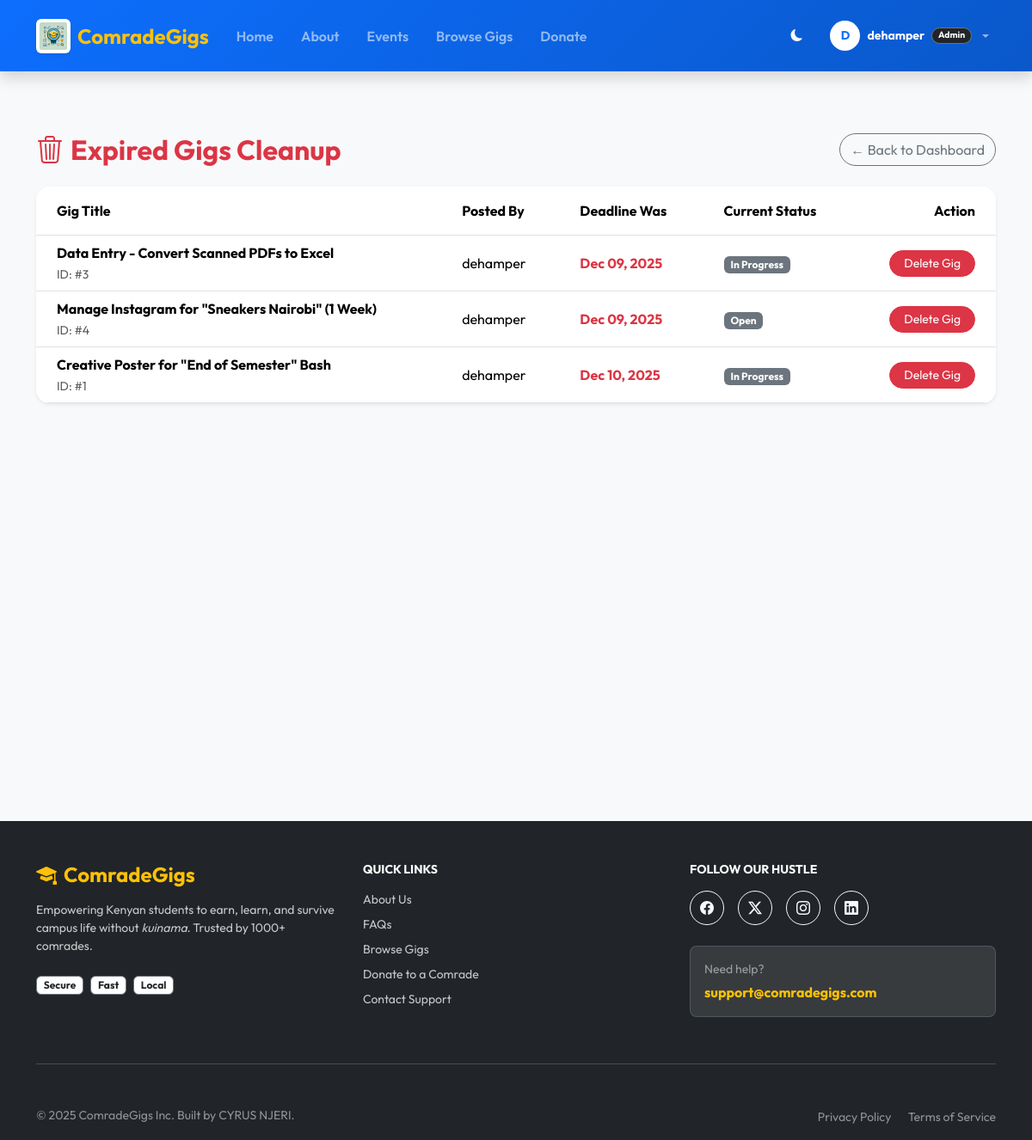
Page /admin-panel/expired/ (signed in) on the committed database.
### myapp/models.py (models this page shows, shortened)
class User(AbstractUser):
    role = models.CharField(max_length=10, choices=ROLE_CHOICES, default='student')
    is_verified = models.BooleanField(default=False)
    phone_number = models.CharField(max_length=15, blank=True, null=True, help_text="Required for M-Pesa")
    profile_image = models.ImageField(upload_to='profiles/', blank=True, null=True)

class Job(models.Model):
    STATUS_CHOICES = (
        ('open', 'Open'),
        ('review', 'Under Review'),
        ('assigned', 'In Progress'),
        ('completed', 'Completed'),
        ('cancelled', 'Cancelled'),
    )
    client = models.ForeignKey(User, on_delete=models.CASCADE, related_name='posted_jobs')
    assigned_to = models.ForeignKey(User, on_delete=models.SET_NULL, null=True, blank=True, related_name='assigned_jobs')
    title = models.CharField(max_length=200)
    description = models.TextField()
    required_skills = models.ManyToManyField(Skill, blank=True)
    budget = models.DecimalField(max_digits=10, decimal_places=2)
    deadline = models.DateTimeField(null=True, blank=True)
    status = models.CharField(max_length=20, choices=STATUS_CHOICES, default='review')
    created_at = models.DateTimeField(auto_now_add=True)
    completed_at = models.DateTimeField(null=True, blank=True)

### myapp/views.py (the view)
# urls.py: path('admin-panel/expired/', views.admin_manage_expired, name='admin_manage_expired'),
@login_required
def admin_manage_expired(request):
    if not request.user.is_superuser:
        return redirect('myapp:home')
    expired_jobs = Job.objects.filter(
        deadline__lt=timezone.now(),
        status__in=['open', 'review', 'assigned']
    ).order_by('deadline')
    return render(request, 'custom_admin/manage_expired.html', {'expired_jobs': expired_jobs})

### myapp/templates/custom_admin/manage_expired.html (shortened to what this page needs)
{% extends "base.html" %}
{% load static %}
{% block content %}
<section class="py-5 bg-light min-vh-100">
  <div class="container">
    <div class="d-flex justify-content-between align-items-center mb-4">
      <h2 class="fw-bold mb-0 text-danger">
          <i class="bi bi-trash3 me-2"></i>Expired Gigs Cleanup
      </h2>
      <a href="{% url 'myapp:admin_dashboard' %}" class="btn btn-outline-secondary rounded-pill">
          &larr; Back to Dashboard
      </a>
    </div>
    <div class="card border-0 shadow-sm rounded-4 overflow-hidden">
      <div class="card-body p-0">
        <div class="table-responsive">
          <table class="table table-hover align-middle mb-0">
            <thead class="bg-light">
              <tr>
                <th class="px-4 py-3">Gig Title</th>
                <th class="px-4 py-3">Posted By</th>
                <th class="px-4 py-3">Deadline Was</th>
                <th class="px-4 py-3">Current Status</th>
                <th class="px-4 py-3 text-end">Action</th>
              </tr>
            </thead>
            <tbody>
              {% for job in expired_jobs %}
              <tr>
                <td class="px-4">
                    <span class="fw-bold d-block">{{ job.title }}</span>
                    <small class="text-muted">ID: #{{ job.id }}</small>
                </td>
                <td class="px-4">
                    {{ job.client.username }}
                </td>
                <td class="px-4 text-danger fw-bold">
                    {{ job.deadline|date:"M d, Y" }}
                </td>
                <td class="px-4">
                    <span class="badge bg-secondary">{{ job.get_status_display }}</span>
                </td>
                <td class="px-4 text-end">
                    <a href="{% url 'myapp:admin_delete_gig' job.id %}" class="btn btn-danger btn-sm rounded-pill px-3" onclick="return confirm('Are you sure you want to permanently delete this gig?');">
                        Delete Gig
                    </a>
                </td>
              </tr>
              {% endfor %}
            </tbody>
          </table>
        </div>
      </div>
    </div>
  </div>
</section>
{% endblock %}

### myapp/templates/base.html (shortened to what this page needs)
{% load static %}
<!doctype html>
<html lang="en" data-bs-theme="light">
  <head>
    <link href="https://cdn.jsdelivr.net/npm/bootstrap@5.3.2/dist/css/bootstrap.min.css" rel="stylesheet">
    <link rel="stylesheet" href="https://cdn.jsdelivr.net/npm/bootstrap-icons@1.11.1/font/bootstrap-icons.css">
  </head>
  <body class="d-flex flex-column min-vh-100 bg-light">
    <nav class="navbar navbar-expand-lg navbar-dark navbar-comrade shadow sticky-top py-3">
      <div class="container">
        <a class="navbar-brand d-flex align-items-center gap-2 fw-bold fs-4 text-warning" href="{% url 'myapp:home' %}">
          <img src="{% static 'images/icon.webp' %}" alt="Logo" class="rounded shadow-sm bg-white p-1">
          <span>ComradeGigs</span>
        </a>
        <div class="collapse navbar-collapse" id="mainNav">
          <ul class="navbar-nav me-auto mb-2 mb-lg-0">
            <li class="nav-item"><a class="nav-link px-3 fw-semibold" href="{% url 'myapp:home' %}">Home</a></li>
            <li class="nav-item"><a class="nav-link px-3 fw-semibold" href="{% url 'myapp:about' %}">About</a></li>
            <li class="nav-item"><a class="nav-link px-3 fw-semibold" href="{% url 'myapp:events' %}">Events</a></li>
            <li class="nav-item"><a class="nav-link px-3 fw-semibold" href="{% url 'myapp:job_list' %}">Browse Gigs</a></li>
            <li class="nav-item"><a class="nav-link px-3 fw-semibold" href="{% url 'myapp:donate' %}">Donate</a></li>
          </ul>
          <ul class="navbar-nav ms-auto align-items-lg-center gap-2">
            <li class="nav-item me-2">
              <button class="btn btn-sm btn-outline-light rounded-circle border-0" id="darkModeToggle" title="Toggle Night Mode"><i class="bi bi-moon-fill"></i></button>
            </li>
            {% if user.is_authenticated %}
              <li class="nav-item dropdown">
                <a class="nav-link dropdown-toggle d-flex align-items-center gap-2" href="#" role="button" data-bs-toggle="dropdown">
                  <div class="bg-white text-primary rounded-circle d-flex align-items-center justify-content-center fw-bold small" style="width: 35px; height: 35px;">
                    {{ user.username|slice:":1"|upper }}
                  </div>
                  <span class="text-white small fw-bold">{{ user.username }}</span>
                  {% if user.role == 'student' %}
                    <span class="badge bg-warning text-dark rounded-pill" style="font-size: 0.65rem;">Student</span>
                  {% elif user.role == 'client' %}
                    <span class="badge bg-success text-white rounded-pill" style="font-size: 0.65rem;">Client</span>
                  {% elif user.role == 'donor' %}
                    <span class="badge bg-danger text-white rounded-pill" style="font-size: 0.65rem;"><i class="bi bi-heart-fill me-1"></i>Donor</span>
                  {% elif user.is_superuser %}
                    <span class="badge bg-dark text-white border border-secondary rounded-pill" style="font-size: 0.65rem;">Admin</span>
                  {% endif %}
                </a>
              </li>
            {% endif %}
          </ul>
        </div>
      </div>
    </nav>
    <main class="flex-grow-1">
      {% block content %}{% endblock %}
    </main>
    <footer class="bg-dark text-white mt-5 pt-5 pb-3">
      <div class="container">
        <div class="row gy-4">
          <div class="col-md-4">
            <h4 class="fw-bold text-warning mb-3">
              <i class="bi bi-mortarboard-fill me-2"></i>ComradeGigs
            </h4>
            <p class="small opacity-75 mb-4">
              Empowering Kenyan students to earn, learn, and survive campus life without <em>kuinama</em>. Trusted by 1000+ comrades.
            </p>
            <div class="d-flex gap-2">
              <span class="badge bg-white text-dark fw-bold border border-secondary">Secure</span>
              <span class="badge bg-white text-dark fw-bold border border-secondary">Fast</span>
              <span class="badge bg-white text-dark fw-bold border border-secondary">Local</span>
            </div>
          </div>
          <div class="col-md-4">
            <h6 class="fw-bold mb-3 text-white text-uppercase small letter-spacing-1">Quick Links</h6>
            <ul class="list-unstyled small d-flex flex-column gap-2">
              <li><a href="{% url 'myapp:about' %}" class="text-white text-decoration-none opacity-75 hover-opacity-100 transition">About Us</a></li>
              <li><a href="{% url 'myapp:faqs' %}" class="text-white text-decoration-none opacity-75 hover-opacity-100 transition">FAQs</a></li>
              <li><a href="{% url 'myapp:job_list' %}" class="text-white text-decoration-none opacity-75 hover-opacity-100 transition">Browse Gigs</a></li>
              <li><a href="{% url 'myapp:donate' %}" class="text-white text-decoration-none opacity-75 hover-opacity-100 transition">Donate to a Comrade</a></li>
              <li><a href="{% url 'myapp:contact' %}" class="text-white text-decoration-none opacity-75 hover-opacity-100 transition">Contact Support</a></li>
            </ul>
          </div>
          <div class="col-md-4">
            <h6 class="fw-bold mb-3 text-white text-uppercase small letter-spacing-1">Follow Our Hustle</h6>
            <div class="d-flex gap-3 mb-4">
              <a href="https://facebook.com" target="_blank" class="btn btn-outline-light rounded-circle p-0 d-flex align-items-center justify-content-center" style="width: 40px; height: 40px;">
                <i class="bi bi-facebook"></i>
              </a>
              <a href="https://twitter.com" target="_blank" class="btn btn-outline-light rounded-circle p-0 d-flex align-items-center justify-content-center" style="width: 40px; height: 40px;">
                <i class="bi bi-twitter-x"></i>
              </a>
              <a href="https://instagram.com" target="_blank" class="btn btn-outline-light rounded-circle p-0 d-flex align-items-center justify-content-center" style="width: 40px; height: 40px;">
                <i class="bi bi-instagram"></i>
              </a>
              <a href="https://linkedin.com" target="_blank" class="btn btn-outline-light rounded-circle p-0 d-flex align-items-center justify-content-center" style="width: 40px; height: 40px;">
                <i class="bi bi-linkedin"></i>
              </a>
            </div>
            <div class="p-3 bg-white bg-opacity-10 rounded-3 border border-secondary border-opacity-50">
              <small class="d-block text-white-50 mb-1">Need help?</small>
              <a href="mailto:support@comradegigs.com" class="fw-bold text-warning text-decoration-none">support@comradegigs.com</a>
            </div>
          </div>
        </div>
        <hr class="my-5 border-secondary opacity-50">
        <div class="row align-items-center">
          <div class="col-md-6 text-center text-md-start">
            <p class="small opacity-50 mb-0">&copy; {% now "Y" %} ComradeGigs Inc. Built by CYRUS NJERI.</p>
          </div>
          <div class="col-md-6 text-center text-md-end">
            <a href="#" class="text-white opacity-50 small text-decoration-none me-3">Privacy Policy</a>
            <a href="#" class="text-white opacity-50 small text-decoration-none">Terms of Service</a>
          </div>
        </div>
      </div>
    </footer>
  </body>
</html>

### myapp/templates/base.html (style rules this page uses)
:root { --comrade-blue: #0d6efd; --comrade-gold: #ffc107; --comrade-dark-bg: #0d1117; --comrade-card-bg: #161b22; }
body { font-family: 'Outfit', sans-serif; }
.navbar-comrade { background: linear-gradient(135deg, #0d6efd, #0a58ca); }
.navbar-brand img { height: 40px; width: auto; object-fit: contain; }
body, .card, .navbar, .btn { transition: background-color 0.3s ease, color 0.3s ease, border-color 0.3s ease; }

### rows in the picture
User: username "D", username "dehamper"
Job: title "Data Entry - Convert Scanned PDFs to Excel", id "3", client.username "dehamper", deadline "Dec 09, 2025", status "In Progress"
Job: title "Manage Instagram for \"Sneakers Nairobi\" (1 Week)", id "4", client.username "dehamper", deadline "Dec 09, 2025", status "Open"
Job: title "Creative Poster for \"End of Semester\" Bash", id "1", client.username "dehamper", deadline "Dec 10, 2025", status "In Progress"
